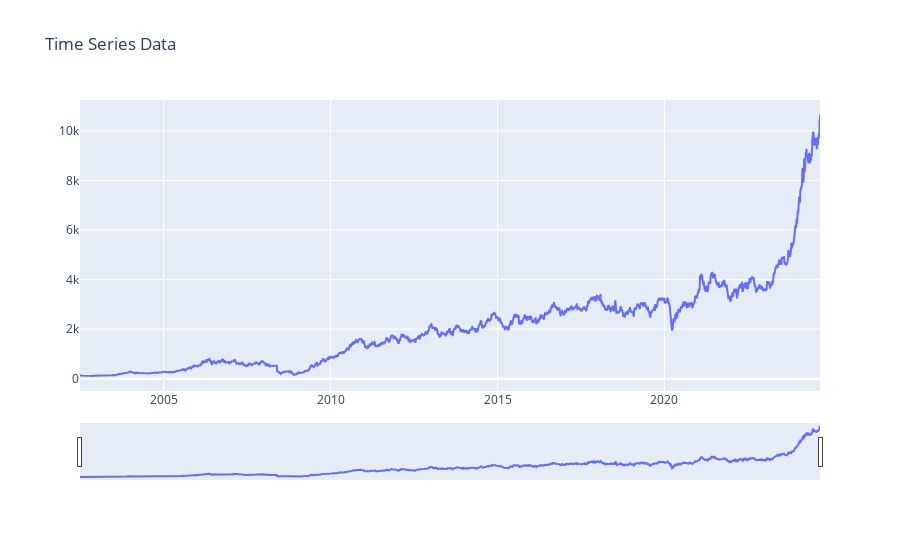

Notebook code cell kept with this figure:
### Code cell
import pandas as pd
import plotly.graph_objs as go
from plotly.offline import iplot, init_notebook_mode

# Initialize notebook mode
init_notebook_mode(connected=True)

# Sample data: replace this with your actual stock data

# Create a trace for the company
fig=go.Figure()
fig.add_trace(go.Scatter(x=df['Date'], y=df['Close'], mode='lines', name='Company X'))
fig.layout.update(title_text="Time Series Data",xaxis_rangeslider_visible=True)

# Create the layout


# Show the plot in the notebook
iplot(fig)

### Figure 1 — Plotly figure (JSON) as saved in the notebook; plotly's stock layout.template omitted (floating-point values rounded to 4 significant figures; data arrays with more than 128 entries replaced by an {"elided": "..."} marker saying what was removed)
{"data": [{"mode": "lines", "name": "Company X", "x": {"elided": "5504 str values"}, "y": {"elided": "5504 float values"}, "type": "scatter"}], "layout": {"title": {"text": "Time Series Data"}, "xaxis": {"rangeslider": {"visible": true}}}}
